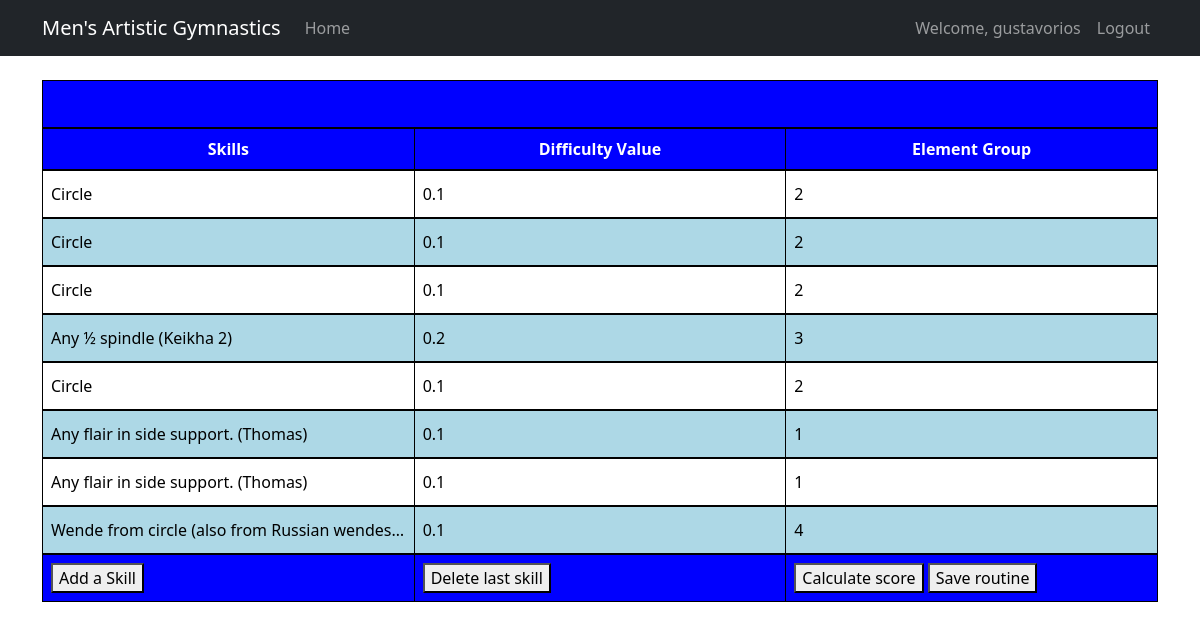
The app's page /view-routine/6 (signed in) with its own data.
### app.py (models this page shows, shortened)
class User(UserMixin, db.Model):
    id = db.Column(db.Integer, primary_key=True)
    username = db.Column(db.String(80), unique=True, nullable=False)
    email = db.Column(db.String(120), unique=True, nullable=False)
    password_hash = db.Column(db.String(120), nullable=False)
    routines = db.relationship('Routine', backref='user', lazy=True)

class Skill(db.Model):
    id = db.Column(db.Integer, primary_key=True)
    name = db.Column(db.String(200), nullable=False)
    element_group = db.Column(db.Integer, nullable=False)
    value = db.Column(db.Float, nullable=False)
    event = db.Column(db.String(20), nullable=False)

### app.py (the view)
@app.route('/view-routine/<int:routine_id>')
@login_required
def view_routine(routine_id):
    routine = Routine.query.get_or_404(routine_id)
    if routine.user_id != current_user.id:
        flash("Unauthorized access to this routine.")
        return redirect(url_for('index'))
    skills = db.session.query(Skill, routine_skills.c.position).join(
        routine_skills, Skill.id == routine_skills.c.skill_id
    ).filter(routine_skills.c.routine_id == routine.id).order_by(routine_skills.c.position).all()
    return render_template('routine.html', skills=skills)

### app.py (called while the page is built)
@login_manager.user_loader
def load_user(id):
    return User.query.get(int(id))

### templates/routine.html (shortened to what this page needs)
{% extends "base.html" %}
{% block head %}
    <link rel="stylesheet" type="text/css" href="{{ url_for('static', filename='builder.css') }}">
{% endblock %}
{% block content %}
    <div id="grid">
        <div class="item" id="item-1">
            <div id="routine-tables-container" class="vertical">
                <table class="routine-table">
                    <tr class="header-row">
                        <th colspan="3">{{ level }} {{ event }}</th>
                    </tr>
                    <tr class="header-row" id="subheader">
                        <th>Skills</th>
                        <th>Difficulty Value</th>
                        <th>Element Group</th>
                    </tr>
                    {% for skill, position in skills %}
                        {% if loop.index0 % 2 == 0 %}
                            <tr class="skill-even-row">
                                <td>{{ skill.name }}</td>
                                <td>{{ skill.value }}</td>
                                <td>{{ skill.element_group }}</td>
                            </tr>
                        {% else %}
                            <tr class="skill-odd-row">
                                <td>{{ skill.name }}</td>
                                <td>{{ skill.value }}</td>
                                <td>{{ skill.element_group }}</td>
                            </tr>
                        {% endif %}
                    {% endfor %}
                    <tr class="add-row">
                        <td>
                            <button class="add-skill-button">Add a Skill</button>
                        </td>
                        <td>
                            <button class="delete-skill-button">Delete last skill</button>
                        </td>
                        <td>
                            <button class="calculate-score-button">Calculate score</button>
                            <button class="save-routine-button">Save routine</button>
                        </td>
                    </tr>
                </table>
            </div>
        </div>
    </div>
{% endblock %}

### templates/base.html (shortened to what this page needs)
<!DOCTYPE html>
<html lang="en">
<head>
    <link href="https://cdn.jsdelivr.net/npm/bootstrap@5.1.3/dist/css/bootstrap.min.css" rel="stylesheet">
    {% block head %}{% endblock %}
</head>
<body>
    <nav class="navbar navbar-expand-lg navbar-dark bg-dark">
        <div class="container">
            <a class="navbar-brand" href="{{ url_for('index') }}">Men's Artistic Gymnastics</a>
            <div class="collapse navbar-collapse" id="navbarNav">
                <ul class="navbar-nav me-auto">
                    <li class="nav-item">
                        <a class="nav-link" href="{{ url_for('index') }}">Home</a>
                    </li>
                </ul>
                <ul class="navbar-nav">
                    {% if current_user.is_authenticated %}
                        <li class="nav-item">
                            <span class="nav-link">Welcome, {{ current_user.username }}</span>
                        </li>
                        <li class="nav-item">
                            <a class="nav-link" href="{{ url_for('logout') }}">Logout</a>
                        </li>
                    {% endif %}
                </ul>
            </div>
        </div>
    </nav>
    <div class="container mt-4">
        {% block content %}{% endblock %}
    </div>
</body>
</html>

### static/builder.css (style rules this page uses)
#routine-tables-container { display: grid; height: 100vh; }
#routine-tables-container.vertical { grid-template-columns: 1fr; }
.routine-table { width: 100%; border-collapse: collapse; table-layout: fixed; display: block; height: 100%; overflow: hidden; }
.routine-table tr { display: table; table-layout: fixed; width: 100%; height: 6vh; }
.routine-table td { overflow: hidden; white-space: nowrap; text-overflow: ellipsis; padding: 8px; vertical-align: middle; text-align: left; }
.routine-table .add-row { position: sticky; bottom: 0; z-index: 1; }
.add-row { background-color: blue; height: 10%; }
table { width: 100%; border-collapse: collapse; }
.header-row { background-color: blue; color: white; height: 10%; }
#subheader { height: 10%; }
th, td { border: 1px solid black; padding: 8px; text-align: center; width: calc(100% / 3); }
.skill-even-row { background-color: white; color: black; }
.skill-odd-row { background-color: lightblue; color: black; }
#grid { display: flex; width: 100%; height: 100vh; padding: 0; justify-content: center; }
.item { padding: 0px; overflow-y: hidden; flex: 1; box-sizing: border-box; width: 100%; }

### records on screen
User: username "gustavorios"
Skill: name "Circle", value "0.1", element_group "2"
Skill: name "Any ½ spindle (Keikha 2)", value "0.2", element_group "3"
Skill: name "Any flair in side support. (Thomas)", value "0.1", element_group "1"
Skill: name "Wende from circle (also from Russian wendes…", value "0.1", element_group "4"
